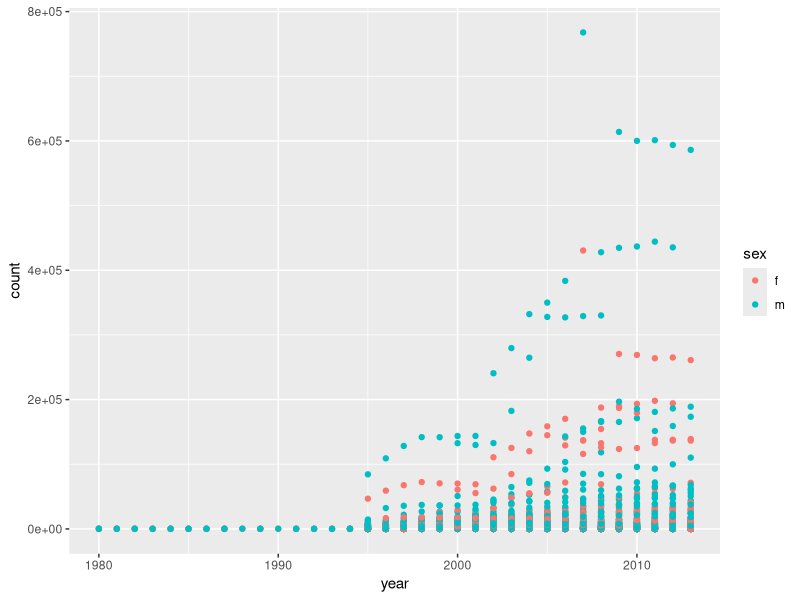

Write the R code that produced this figure.
## ---- chunk 1
library("tidyverse")
## ---- chunk 2
table2 <- tribble(
~ country, ~ year, ~type, ~ count,
'Afghanistan', 1999, 'cases', 745,
'Afghanistan', 1999, 'population', 19987071,
'Afghanistan', 2000, 'cases', 2666,
'Afghanistan', 2000, 'population', 20595360,
'Brazil', 1999, 'cases', 37737,
'Brazil', 1999, 'population', 172006362
)

table2_pop <- filter(table2, type == "population")

table2_cases <- filter(table2, type == "cases")


(table2_neat <- left_join(table2_pop, table2_cases, c("country", "year")))

(table2_neat %>%
  mutate(
    rate = (count.y / count.x) * 10000
  )
)
## ---- chunk 3
table4a <- tribble(
~country, ~`1999`, ~`2000`,
'Afghanistan', 745, 2666,
'Brazil', 37737, 80488,
'China', 212258, 213766)

table4b  <- tribble(
~country, ~`1999`, ~`2000`,
'Afghanistan' , 19987071, 20595360,
'Brazil', 172006362, 174504898,
'China', 1272915272, 1280428583)

table4a_1999 <- select(table4a, -`2000`, cases = `1999`)
table4a_2000 <- select(table4a, -`1999`, cases = `2000`)
table4b_1999 <- select(table4b, -`2000`, population = `1999`)
table4b_2000 <- select(table4b, -`1999`, population = `2000`)

table4a2 <- left_join(table4a_1999, table4a_2000)
(table4a2 <- mutate(table4a2, year = "1999"))
table4a3 <- left_join(table4a_1999, table4a_2000)
(table4a2 <- mutate(table4a2, year = "1999"))

## ---- chunk 4
(stocks <- tibble(
  year   = c(2015, 2015, 2016, 2016),
  half  = c(   1,    2,     1,    2),
  return = c(1.88, 0.59, 0.92, 0.17)
))
(stocks %>% 
  spread(year, return) %>% 
  gather("year", "return", `2015`:`2016`, convert = TRUE))
## ---- chunk 5
preg <- tribble(
  ~pregnant, ~male, ~female,
  "yes",     NA,    10,
  "no",      20,    12
)
preg %>% 
  gather(male, female, key = "gender", value = "count")
## ---- chunk 6
tibble(x = c("a,b,c", "d,e,f,g", "h,i,j")) %>% 
  separate(x, c("one", "two", "three"))

tibble(x = c("a,b,c", "d,e", "f,g,i")) %>% 
  separate(x, c("one", "two", "three"))
## ---- chunk 7
who1 <- who %>%
  gather(new_sp_m014:newrel_f65, key = "key", value = "cases", na.rm = TRUE)
who1 %>%
  count(key)
who2 <- who1 %>% 
  mutate(key = stringr::str_replace(key, "newrel", "new_rel"))
who2

who3 <- who2 %>% 
  separate(key, c("new", "type", "sexage", sep = "_"))
who3 %>% 
  count(new)

who4 <- who3 %>% 
  select(-new, -iso2, -iso3)

who5 <- who4 %>%
  separate(sexage, c("sex", "age"), sep = 1)
who5
## ---- chunk 8
whofin <- who %>% 
  gather(key, value, new_sp_m014:newrel_f65, na.rm = TRUE)  %>% 
  mutate(key = stringr::str_replace(key, "newrel", "new_rel")) %>% 
  separate(key, c("new", "var", "sexage")) %>% 
  select(-new, -iso2, -iso3) %>% 
  separate(sexage, c("sex", "age"), sep = 1)
## ---- chunk 9
who %>% 
  count(iso3) 
## ---- chunk 10
whofin %>% 
  group_by(country, year, sex) %>% 
  summarise(
    count = sum(value)
  ) %>% 
  ggplot(aes(x = year, y = count)) +
    geom_point(aes(color = sex))
